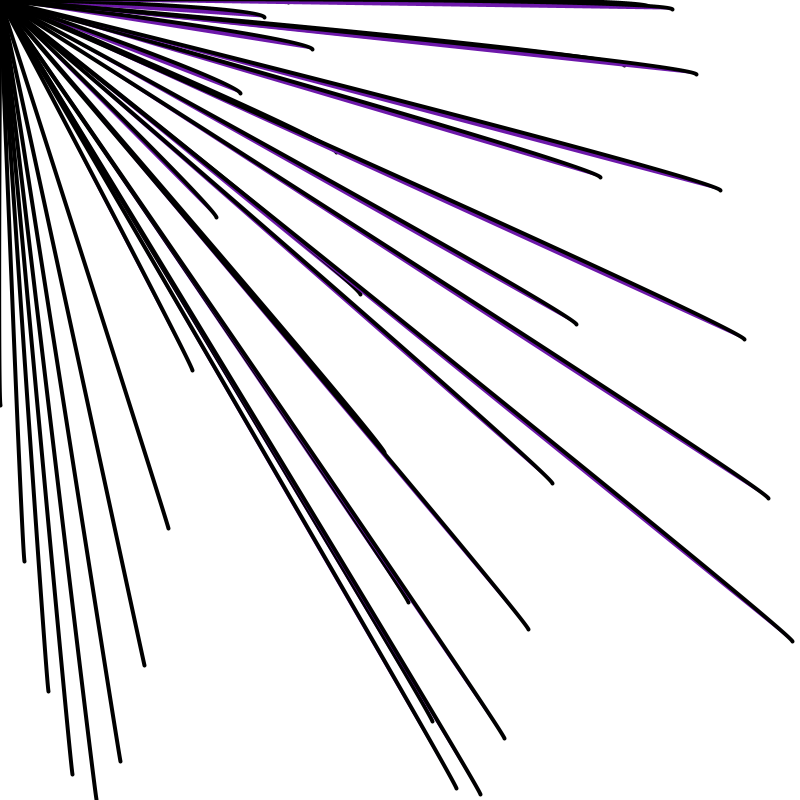
Frame 1 (no input)
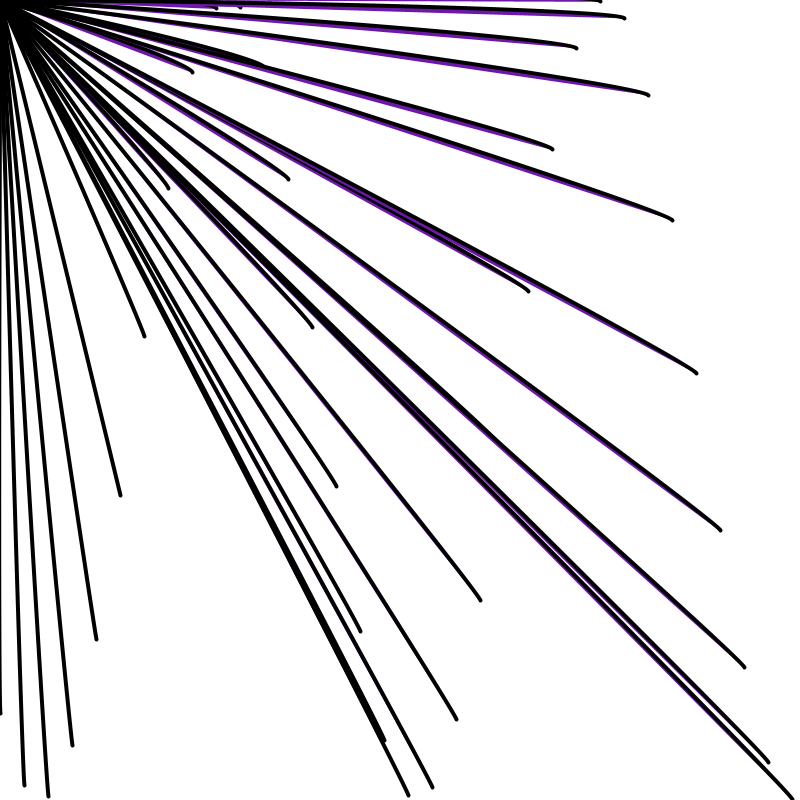
Frame 60 (the mouse pressed at the canvas centre just before this capture)
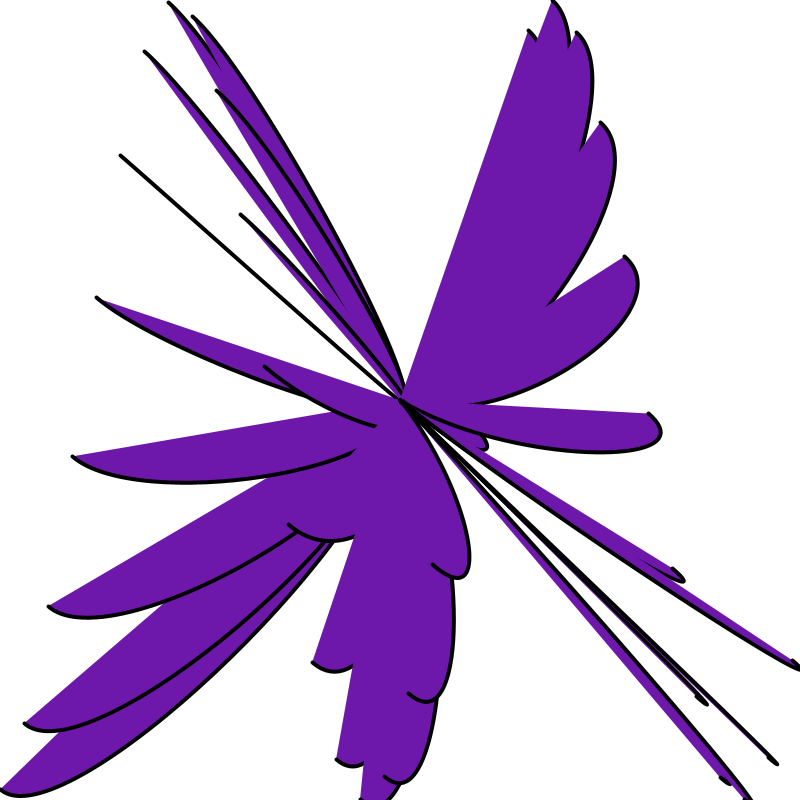
Frame 120 (the mouse held since frame 60 and released just before this capture)

The Processing sketch that drew these frames (run headless with seeded random() and noise(); from frame 60 on, the mouse is pressed at the canvas centre):

// Processing sketch: Moving_Curve
// ── Moving_Curve.pde

float startAngle = 0;
float angleVel = 0.4;


void setup() {
  size(800, 800);
  smooth();
}

void draw() {
  background(255);
  stroke(0);
  strokeWeight(4);


  startAngle += 0.015;
  float angle = startAngle;

  //  Curve Syntax:  curve(x1, y1, x2, y2, x3, y3, x4, y4)
  //x1  float: coordinates for the beginning control point
  //y1  float: coordinates for the beginning control point
  //x2  float: coordinates for the first point
  //y2  float: coordinates for the first point
  //x3  float: coordinates for the second point
  //y3  float: coordinates for the second point
  //x4  float: coordinates for the ending control point
  //y4  float: coordinates for the ending control point

  for (int x = 0; x <= width; x += 24) {  //NoC example NOC_3_09
    float y = map(sin(angle), -1, 1, 0, height);
    fill(109, 24, 170);
    //ellipse(x, y, 48, 48);  //the original code
    curve(5, 26, mouseX, mouseY, x, y, 15, 65); 
    //curve(5, 26, width, height, x, y, 15, 65); 
    angle += angleVel;
  }
}
